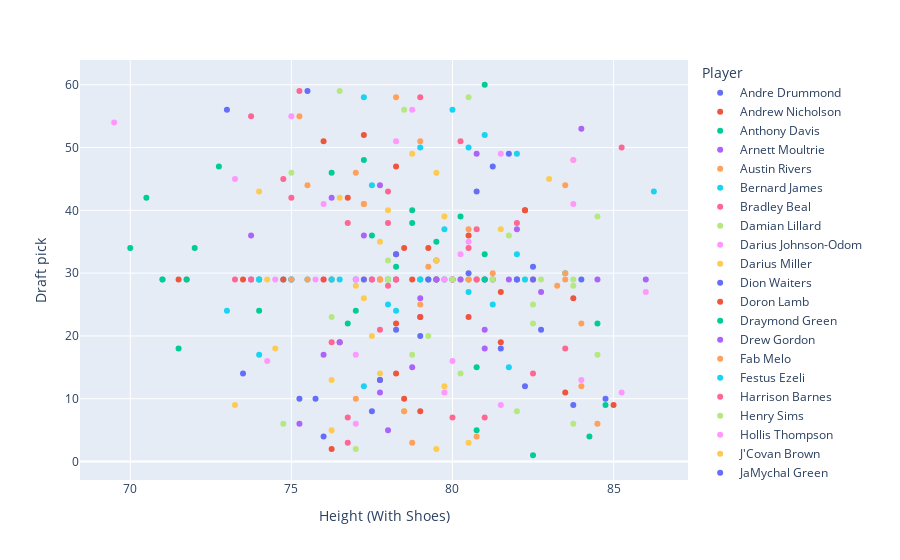

The code cell stored with this chart in its notebook:
### Markdown cell above
## Height without Shoes and Draft picking of player

### Code cell
plt.figure(figsize=(15,10))
px.scatter(df,x="Height (With Shoes)",y="Draft pick",
          color="Player")
